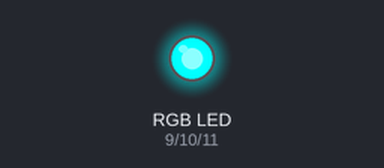
Simulated run of this sketch. Board: Arduino Uno, built with avr-gcc and run on an emulated ATmega328P. On the bench: an RGB LED mixed from three pins (HIGH = lit).

Above: at 0.2 s.
At 1.2 s:
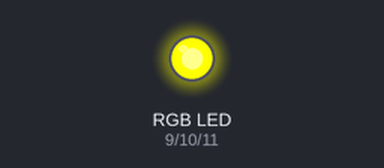
At 1.7 s:
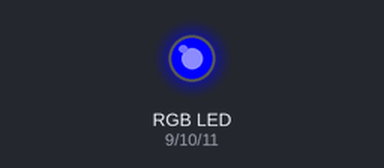
At 3.2 s:
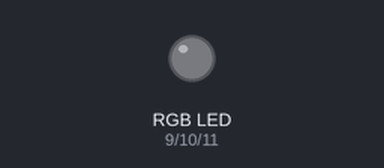
At 5.7 s:
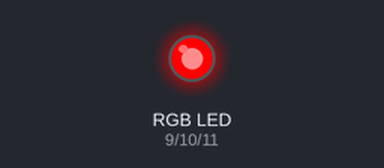
At 7.7 s:
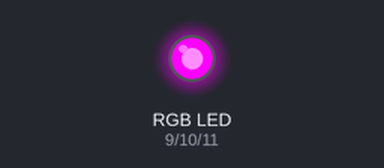
Timing chart, 0 to 8.1 s (numbered marks = the images above):
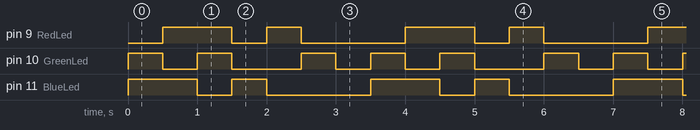

Measured:
- by itself, pin 9 (RedLed), pin 11 (BlueLed): repeats every 3.5 s: LOW 0.50 s, HIGH 0.50 s, LOW 1.5 s, HIGH 1.0 s
- by itself, pin 10 (GreenLed): repeats every 3.5 s: LOW 0.50 s, HIGH 0.50 s, LOW 1.0 s, HIGH 0.50 s, LOW 0.50 s, HIGH 0.50 s
- by itself, everything shown: repeats every 3.5 s, in 7 steps

The sketch:

rgb_colors.ino
```cpp
 //Declare the PWN pins;
 int RedLed = 9;
  int GreenLed = 10;
  int BlueLed = 11;

void setup() {
  // Declare the pins for the led as output
  pinMode(RedLed,OUTPUT);
  pinMode(GreenLed,OUTPUT);
  pinMode(BlueLed,OUTPUT);
}
//a simple function that the sets the colors of the leds from 0 to 255
void SetColor(int redvalue,int greenvalue,int bluevalue){
  analogWrite(RedLed, 255 - redvalue);
  analogWrite(GreenLed , 255 - greenvalue);
  analogWrite(BlueLed , 255 - bluevalue);
 }

void loop() {
  // change a few colors
  SetColor(255,0,0); //Red color
  delay(500);

  SetColor(0,255,0); //set green color
  delay(500);

  SetColor(0,0,255); //set blue color
  delay(500);

  SetColor(255,255,0);//set yellow color
  delay(500);

  SetColor(0,255,255);//set cyan color
  delay(500);

  SetColor(255,0,255);//set magenta color
  delay(500);

  SetColor(255,255,255);//set white color
  delay(500);


}
```
